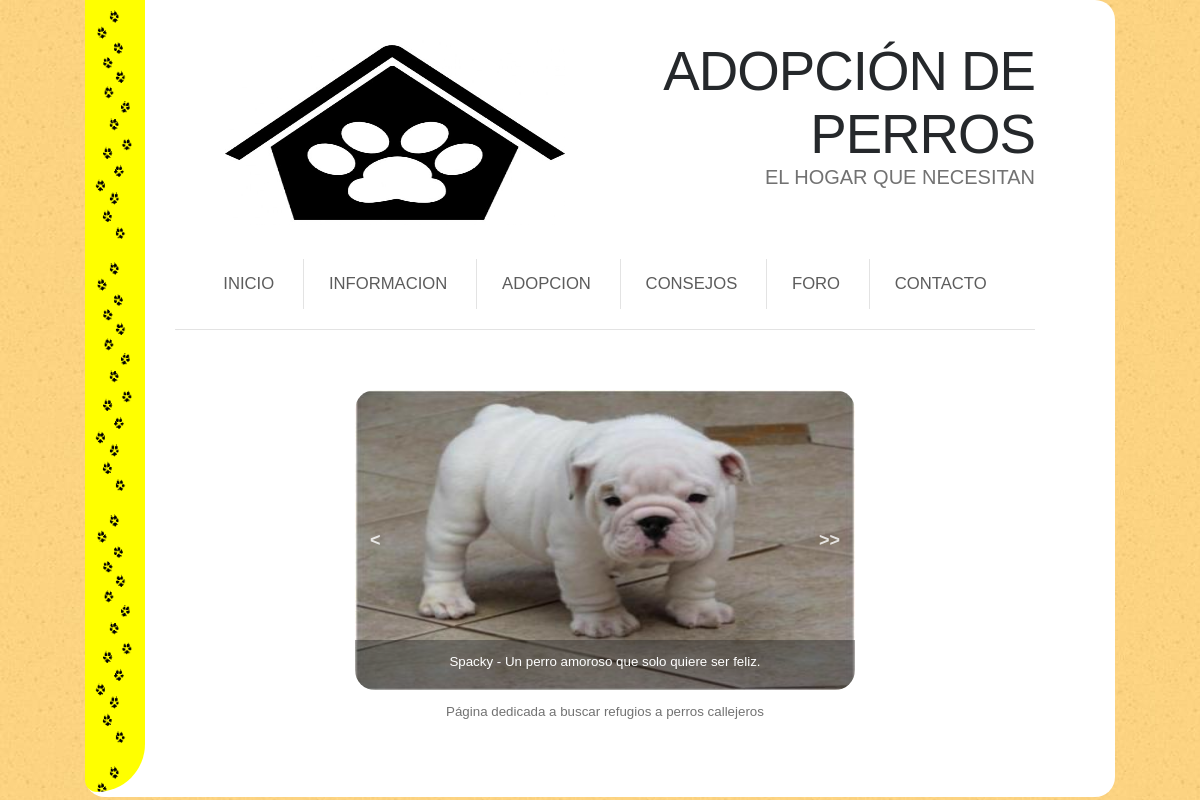
The page / on the database its author committed.
### tables this page shows
CREATE TABLE IF NOT EXISTS `perros` (
  `id` int(11) NOT NULL AUTO_INCREMENT,
  `nombre` varchar(30) NOT NULL,
  `descripcion` varchar(100) NOT NULL,
  `imagen` varchar(30) NOT NULL,
  PRIMARY KEY (`id`)
);

### index.php (the view, shortened to what this page needs)
<!DOCTYPE html PUBLIC "-//W3C//DTD XHTML 1.0 Strict//EN" "http://www.w3.org/TR/xhtml1/DTD/xhtml1-strict.dtd">
<html xmlns="http://www.w3.org/1999/xhtml"><head><meta http-equiv="Content-Type" content="text/html; charset=UTF-8">
<link href="default.css" rel="stylesheet" type="text/css" media="all">
<link href="slider.css" rel="stylesheet" type="text/css" media="all">
</head>
<body>
<div id="wrapper" class="container">
	<div id="barra-lateral"></div>
	<div id="contenido">
	<div id="header">
		<div id="logo" class="alignright">
			<h1><a>Adopción de perros</a></h1>
			<p>El hogar que necesitan</p>
		</div>
		<div id="banner"><a href="index.php"><img src="images/logo.png" width="340" height="185" alt="" class="alignleft"></a></div>
	</div>
	<div id="menu">
		<ul>
			<li class="first"><a href="index.php" accesskey="1" title="">Inicio</a></li>
			<li><a href="informacion.html" accesskey="2" title="">Informacion</a></li>
			<li><a href="adopcion.php" accesskey="3" title="">Adopcion</a></li>
			<li><a href="consejos.html" accesskey="4" title="">Consejos</a></li>
			<li><a href="foro.php" accesskey="5" title="">Foro</a></li>
			<li><a href="contacto.html" accesskey="6" title="">Contacto</a></li>
		</ul>
	</div>
	<div id="page">
		<div id="content-center">
			<div id="box1">
				<div id="slider">
				  <a class="control_next">>></a>
				  <a class="control_prev"><</a>
				  <ul>
				    <?php
					$linkDB = conexion();
					$salida = '';
					try{
					$sql = $linkDB->prepare('Select * from perros');
					$sql->execute();
					$resultado = $sql->fetchAll();
					if(count($resultado) > 0)
			    		foreach ($resultado as $listadoDK)
					{
					$salida .='
				    <li><div class="fondo" style="background-image:url(images/'.$listadoDK['imagen'].');"><div class="texto"><p>'.$listadoDK['nombre']." - ".$listadoDK['descripcion'].'</p></div></div></li>';
					}
					}
					catch(PDOException $e){}
					echo $salida;
				    ?>
				  </ul>
				</div>
				<p>Página dedicada a buscar refugios a perros callejeros</p>
			</div>
		</div>
	</div>
	</div>
</div>
</body></html>

### default.css (style rules this page uses)
html, body { height: 100%; }
body { margin: 0px; padding: 0px 0px 0px 0px; background: #F9D27E url(images/fondo.jpg) repeat; font-family: 'Archivo Narrow', sans-serif; font-size: 10pt; color: #727272; }
h1, h2, h3 { margin: 0; padding: 0; font-family: 'Archivo Narrow', sans-serif; font-weight: 200; color: #464646; }
p, ol, ul { margin-top: 0px; padding-top: 10px; }
p { line-height: 180%; }
a { color: #B30100; }
a img { border: none; }
img { border-radius: 20px; }
#wrapper { border-radius: 20px; overflow: hidden; width: 940px; padding: 0px 40px 0px 50px; background-image: url(images/huellas.gif) no-repeat; background: #FFFFFF; }
.container { width: 1020px; margin: 0px auto; }
#barra-lateral { position: fixed; float: left; margin: 0px 0px 0px -50px; width: 60px; height: 99%; background: yellow url(images/huellas.gif); background-size: 100px; background-repeat: no-repeat repeat; background-size: contain; border-radius: 0px 0px 80px 20px; }
#contenido { padding: 40px 40px; }
#header { overflow: hidden; padding: 0px 0px 50px 0px; }
#logo { padding: 0px 0px 0px 230px; margin: 0px 0px 0px 150px; float: right; }
#logo h1, #logo p { margin: 0px; line-height: normal; text-align: right; text-transform: uppercase; }
#logo h1 a { padding: 0px 0px 0px 0px; letter-spacing: -1px; text-decoration: none; font-size: 2.05em; font-weight: 100; color: #25282B; }
#logo p { padding: 0px 0px 0px 0px; font-size: 1.50em; }
#banner { padding: 0px 0px 0px 50px; position: absolute; }
#banner img { border-radius: 15px; }
#menu { overflow: hidden; border-bottom: 1px solid #E3E3E3; }
#menu ul { margin: 20px 0px; padding: 0px; list-style: none; line-height: normal; text-align: center; }
#menu li { display: inline-block; padding: 0px 25px; border-left: 1px solid #E3E3E3; }
#menu a { display: inline; height: 50px; line-height: 50px; text-decoration: none; text-transform: uppercase; font-family: 'Archivo Narrow', sans-serif; font-size: 1.25em; color: #5C5C5C; }
#menu .first { border-left: none; }
#page { overflow: hidden; padding: 20px 0px; }
#box1 { padding-top: 20px; text-align: center; }

### slider.css (style rules this page uses)
.fondo { width:500px; height: 300px; background-size: 500px 300px; margin: 0px auto 0 auto; position: absolute; }
.texto { background-color:rgba(31, 31, 31, 0.4); color:white; width:500px; height: 50px; margin: 250px auto 0 auto; }
#slider { position: relative; overflow: hidden; margin: 20px auto 0 auto; border-radius: 20px; }
#slider ul { position: relative; margin: 0; padding: 0; height: 200px; list-style: none; }
#slider ul li { position: relative; display: block; float: left; margin: 0; padding: 0; width: 500px; height: 300px; line-height: 300px; }
a.control_prev, a.control_next { position: absolute; top: 40%; z-index: 999; display: block; padding: 4% 3%; width: auto; height: auto; color: #fff; text-decoration: none; font-weight: 600; font-size: 18px; opacity: 0.8; cursor: pointer; }
a.control_prev { border-radius: 0 2px 2px 0; }
a.control_next { right: 0; border-radius: 2px 0 0 2px; }

### rows shown on the page
perros: imagen (picture), nombre "Spacky", descripcion "Un perro amoroso que solo quiere ser feliz."
